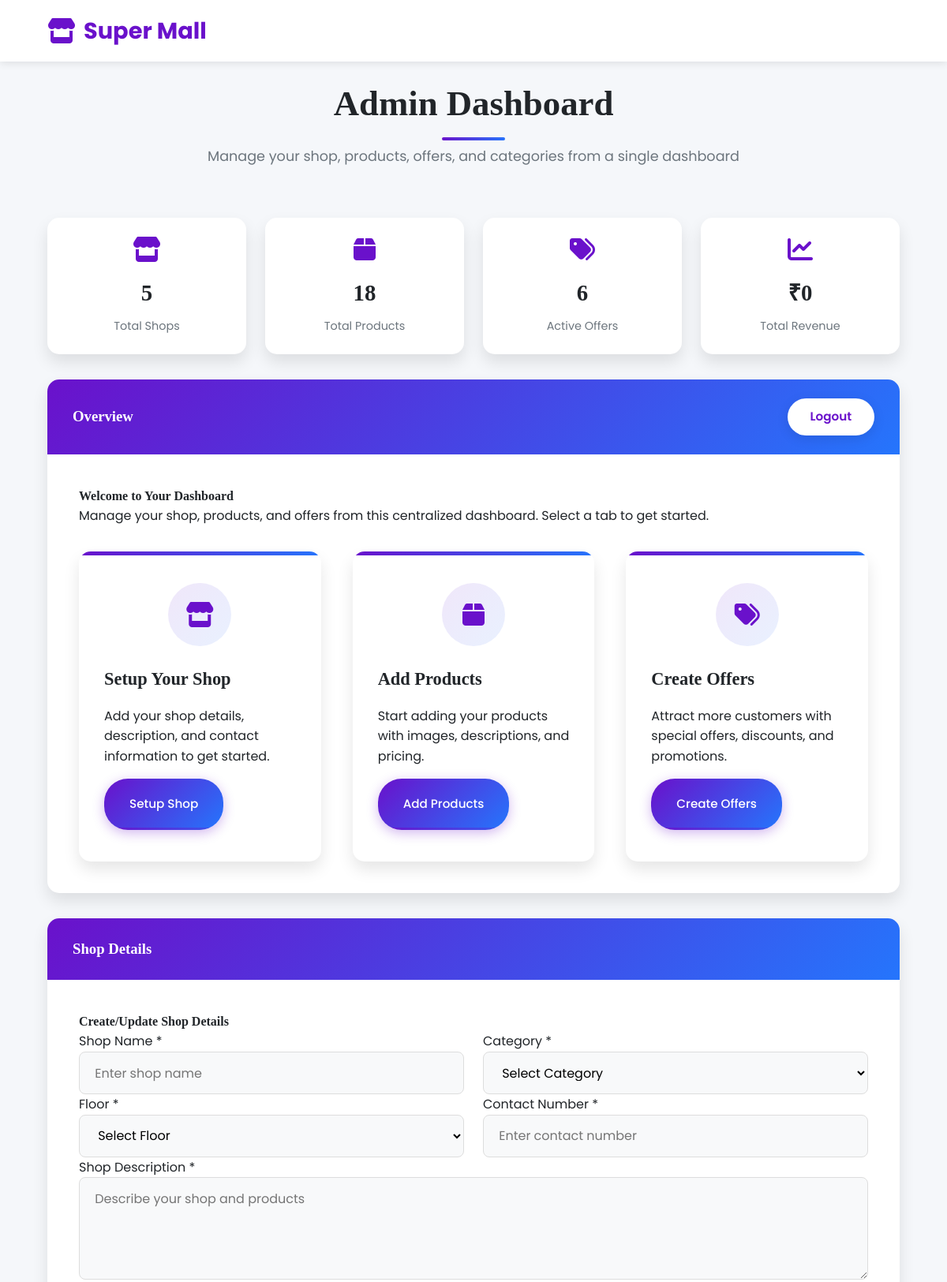
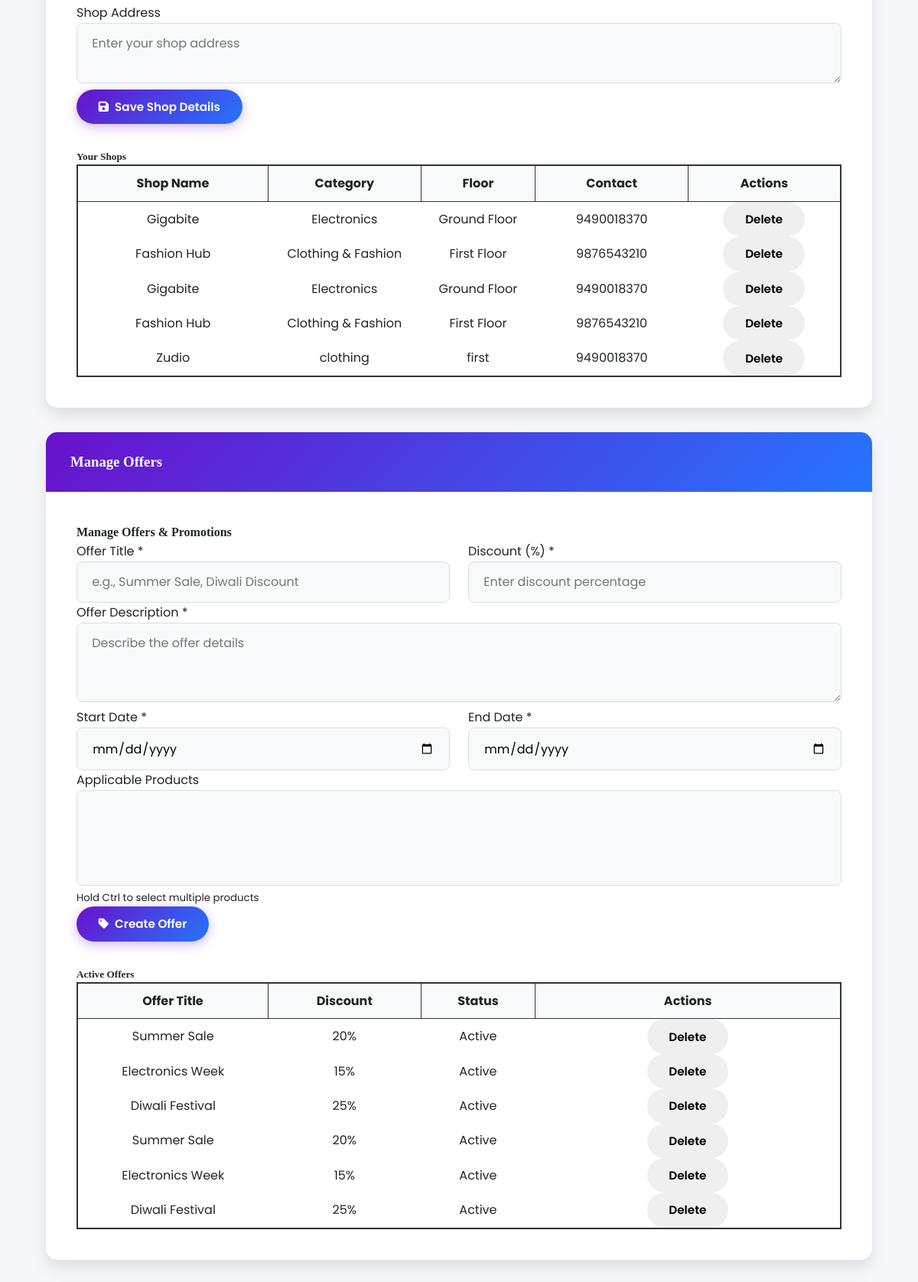
/admin (signed in, upper part), run on the app's committed database (2 pictures, top to bottom).
### tables this page shows
CREATE TABLE shops (
        id INTEGER PRIMARY KEY AUTOINCREMENT,
        name TEXT,
        category TEXT,
        floor TEXT,
        contact TEXT,
        description TEXT
    );

CREATE TABLE offers (
        id INTEGER PRIMARY KEY AUTOINCREMENT,
        title TEXT,
        discount INTEGER,
        description TEXT,
        start TEXT,
        end TEXT
    );

### app.py (the view)
@app.route('/admin')
def admin():
    if not session.get('admin'):
        flash('Please login first!', 'error')
        return redirect(url_for('home'))
    db = get_db()
    shops = db.execute('SELECT * FROM shops').fetchall()
    products = db.execute('SELECT * FROM products').fetchall()
    offers = db.execute('SELECT * FROM offers').fetchall()
    categories = db.execute('SELECT * FROM categories').fetchall()
    floors = db.execute('SELECT * FROM floors').fetchall()
    return render_template('admin.html',
                         shops=shops,
                         products=products,
                         offers=offers,
                         categories=categories,
                         floors=floors,
                         total_shops=len(shops),
                         total_products=len(products),
                         total_offers=len(offers))

### templates/admin.html (shortened to what this page needs)
{% extends 'base.html'%}
{% block content %}
<section>
    <div class="section-title">
        <h2>Admin Dashboard</h2>
        <p>Manage your shop, products, offers, and categories from a single dashboard</p>
    </div>
    <div class="dashboard-stats">
        <div class="stat-card">
            <i class="fas fa-store"></i>
            <h3>{{ total_shops|default(0) }}</h3>
            <p>Total Shops</p>
        </div>
        <div class="stat-card">
            <i class="fas fa-box"></i>
            <h3>{{ total_products|default(0) }}</h3>
            <p>Total Products</p>
        </div>
        <div class="stat-card">
            <i class="fas fa-tags"></i>
            <h3>{{ total_offers|default(0) }}</h3>
            <p>Active Offers</p>
        </div>
        <div class="stat-card">
            <i class="fas fa-chart-line"></i>
            <h3>₹0</h3>
            <p>Total Revenue</p>
        </div>
    </div>
    <div class="dashboard">
        <div class="dashboard-header">
            <h3>Overview</h3>
            <a href="{{url_for('home')}}" class="btn btn-light" style="text-decoration: none;">Logout</a>
        </div>
        <div class="tab-content" id="overview-tab">
            <h4>Welcome to Your Dashboard</h4>
            <p>Manage your shop, products, and offers from this centralized dashboard. Select a tab to get started.
            </p>
            <div class="features" style="margin-top: 2rem;">
                <div class="feature-card" style="text-align: left;">
                    <div class="feature-icon">
                        <i class="fas fa-store"></i>
                    </div>
                    <h3>Setup Your Shop</h3>
                    <p>Add your shop details, description, and contact information to get started.</p>
                    <button class="btn btn-primary tab" style="margin-top: 1rem;" data-tab="shop">Setup Shop</button>
                </div>
                <div class="feature-card" style="text-align: left;">
                    <div class="feature-icon">
                        <i class="fas fa-box"></i>
                    </div>
                    <h3>Add Products</h3>
                    <p>Start adding your products with images, descriptions, and pricing.</p>
                    <button class="btn btn-primary tab" style="margin-top: 1rem;" data-tab="products">Add
                        Products</button>
                </div>
                <div class="feature-card" style="text-align: left;">
                    <div class="feature-icon">
                        <i class="fas fa-tags"></i>
                    </div>
                    <h3>Create Offers</h3>
                    <p>Attract more customers with special offers, discounts, and promotions.</p>
                    <button class="btn btn-primary tab" style="margin-top: 1rem;" data-tab="offers">Create Offers</button>
                </div>
            </div>
        </div>
    </div>
    <div class="dashboard">
        <div class="dashboard-header">
            <h3>Shop Details</h3>
        </div>
        <div class="tab-content" id="shop-tab">
            <h4>Create/Update Shop Details</h4>
            <form id="shopForm" action="{{ url_for('addshop') }}" method="POST">
                <div class="form-row">
                    <div class="form-group">
                        <label for="shopName">Shop Name *</label>
                        <input type="text" id="shopName" name="shopName" class="form-control" placeholder="Enter shop name" required>
                    </div>
                    <div class="form-group">
                        <label for="shopCategory">Category *</label>
                        <select id="shopCategory" name="shopCategory" class="form-control" required>
                            <option value="">Select Category</option>
                        </select>
                    </div>
                </div>
                <div class="form-row">
                    <div class="form-group">
                        <label for="shopFloor">Floor *</label>
                        <select id="shopFloor" name="shopFloor" class="form-control" required>
                            <option value="">Select Floor</option>
                        </select>
                    </div>
                    <div class="form-group">
                        <label for="shopContact">Contact Number *</label>
                        <input type="text" id="shopContact" name="shopContact" class="form-control" placeholder="Enter contact number"
                            required>
                    </div>
                </div>
                <div class="form-group">
                    <label for="shopDescription">Shop Description *</label>
                    <textarea id="shopDescription" name="shopDescription" class="form-control" rows="4"
                        placeholder="Describe your shop and products" required></textarea>
                </div>
                <div class="form-group">
                    <label for="shopAddress">Shop Address</label>
                    <textarea id="shopAddress" name="shopAddress" class="form-control" rows="2"
                        placeholder="Enter your shop address"></textarea>
                </div>
                <button type="submit" class="btn btn-primary">
                    <i class="fas fa-save"></i> Save Shop Details
                </button>
            </form>
            <div id="shopList" style="margin-top: 2rem;">
                <h5>Your Shops</h5>
                <div class="data-table">
                    <table style="width: 100%; table-layout: fixed; border-collapse: collapse; border: 2px solid #333; margin: 0 auto;">
                        <thead>
                            <tr>
                                <th style="width: 25%; border: 1px solid #333; padding: 10px; background-color: #f8f9fa; font-weight: bold; text-align: center;">Shop Name</th>
                                <th style="width: 20%; border: 1px solid #333; padding: 10px; background-color: #f8f9fa; font-weight: bold; text-align: center;">Category</th>
                                <th style="width: 15%; border: 1px solid #333; padding: 10px; background-color: #f8f9fa; font-weight: bold; text-align: center;">Floor</th>
                                <th style="width: 20%; border: 1px solid #333; padding: 10px; background-color: #f8f9fa; font-weight: bold; text-align: center;">Contact</th>
                                <th style="width: 20%; border: 1px solid #333; padding: 10px; background-color: #f8f9fa; font-weight: bold; text-align: center;">Actions</th>
                            </tr>
                        </thead>
                        <tbody id="shopTableBody" style="text-align: center;">
                            {% for shop in shops %}
                            <tr>
                                <td>{{ shop.name }}</td>
                                <td>{{ shop.category }}</td>
                                <td>{{ shop.floor }}</td>
                                <td>{{ shop.contact }}</td>
                                <td>
                                    <button class="btn btn-accent" data-shop-id="{{ shop.id }}" onclick="deleteShop(this)">Delete</button>
                                </td>
                            </tr>
                            {% endfor %}
                        </tbody>
                    </table>
                </div>
            </div>
        </div>
    </div>
    <div class="dashboard">
        <div class="dashboard-header">
            <h3>Manage Offers</h3>
        </div>
        <div class="tab-content" id="offers-tab">
            <h4>Manage Offers & Promotions</h4>
            <form id="offerForm" action="{{ url_for('addoffer') }}" method="POST">
                <div class="form-row">
                    <div class="form-group">
                        <label for="offerTitle">Offer Title *</label>
                        <input type="text" id="offerTitle" name="offerTitle" class="form-control"
                            placeholder="e.g., Summer Sale, Diwali Discount" required>
                    </div>
                    <div class="form-group">
                        <label for="offerDiscount">Discount (%) *</label>
                        <input type="number" id="offerDiscount" name="offerDiscount" class="form-control"
                            placeholder="Enter discount percentage" min="1" max="100" required>
                    </div>
                </div>
                <div class="form-group">
                    <label for="offerDescription">Offer Description *</label>
                    <textarea id="offerDescription" name="offerDescription" class="form-control" rows="3"
                        placeholder="Describe the offer details" required></textarea>
                </div>
                <div class="form-row">
                    <div class="form-group">
                        <label for="offerStart">Start Date *</label>
                        <input type="date" id="offerStart" name="offerStart" class="form-control" required>
                    </div>
                    <div class="form-group">
                        <label for="offerEnd">End Date *</label>
                        <input type="date" id="offerEnd" name="offerEnd" class="form-control" required>
                    </div>
                </div>
                <div class="form-group">
                    <label for="offerProducts">Applicable Products</label>
                    <select id="offerProducts" name="offerProducts" class="form-control" multiple>
                    </select>
                    <small>Hold Ctrl to select multiple products</small>
                </div>
                <button type="submit" class="btn btn-primary">
                    <i class="fas fa-tag"></i> Create Offer
                </button>
            </form>
            <div id="offersList" style="margin-top: 2rem;">
                <h5>Active Offers</h5>
                <div class="data-table">
                    <table style="width: 100%; table-layout: fixed; border-collapse: collapse; border: 2px solid #333; margin: 0 auto;">
                        <thead>
                            <tr>
                                <th style="width: 25%; border: 1px solid #333; padding: 10px; background-color: #f8f9fa; font-weight: bold; text-align: center;">Offer Title</th>
                                <th style="width: 20%; border: 1px solid #333; padding: 10px; background-color: #f8f9fa; font-weight: bold; text-align: center;">Discount</th>
                                <th style="width: 15%; border: 1px solid #333; padding: 10px; background-color: #f8f9fa; font-weight: bold; text-align: center;">Status</th>
                                <th style="width: 40%; border: 1px solid #333; padding: 10px; background-color: #f8f9fa; font-weight: bold; text-align: center;">Actions</th>
                            </tr>
                        </thead>
                        <tbody id="offersTableBody" style="text-align: center;">
                            {% for offer in offers %}
                            <tr>
                                <td>{{ offer.title }}</td>
                                <td>{{ offer.discount }}%</td>
                                <td>
                                    <span class="badge badge-success">Active</span>
                                </td>
                                <td>
                                    <button class="btn btn-accent" data-offer-id="{{ offer.id }}" onclick="deleteOffer(this)">Delete</button>
                                </td>
                            </tr>
                            {% endfor %}
                        </tbody>
                    </table>
                </div>
            </div>
        </div>
    </div>
</section>
{% endblock %}

### templates/base.html (shortened to what this page needs)
<!DOCTYPE html>
<html lang="en">
<head>
    <link rel="stylesheet" href="https://cdnjs.cloudflare.com/ajax/libs/font-awesome/6.4.0/css/all.min.css">
</head>
<body>
    <header id="header">
        <nav class="navbar">
            <div class="logo">
                <i class="fas fa-store"></i>
                <span>Super Mall</span>
            </div>
        </nav>
    </header>
    {% block content %}
    {% endblock %}
</body>
</html>

### data on the page
shops: name "Gigabite", category "Electronics", floor "Ground Floor", contact "9490018370"
shops: name "Fashion Hub", category "Clothing & Fashion", floor "First Floor", contact "9876543210"
shops: name "Gigabite", category "Electronics", floor "Ground Floor", contact "9490018370"
shops: name "Fashion Hub", category "Clothing & Fashion", floor "First Floor", contact "9876543210"
shops: name "Zudio", category "clothing", floor "first", contact "9490018370"
offers: title "Summer Sale", discount "20"
offers: title "Electronics Week", discount "15"
offers: title "Diwali Festival", discount "25"
offers: title "Summer Sale", discount "20"
offers: title "Electronics Week", discount "15"
offers: title "Diwali Festival", discount "25"

### other printed values
{{ total_shops|default(0) }} "5"
{{ total_products|default(0) }} "18"
{{ total_offers|default(0) }} "6"
